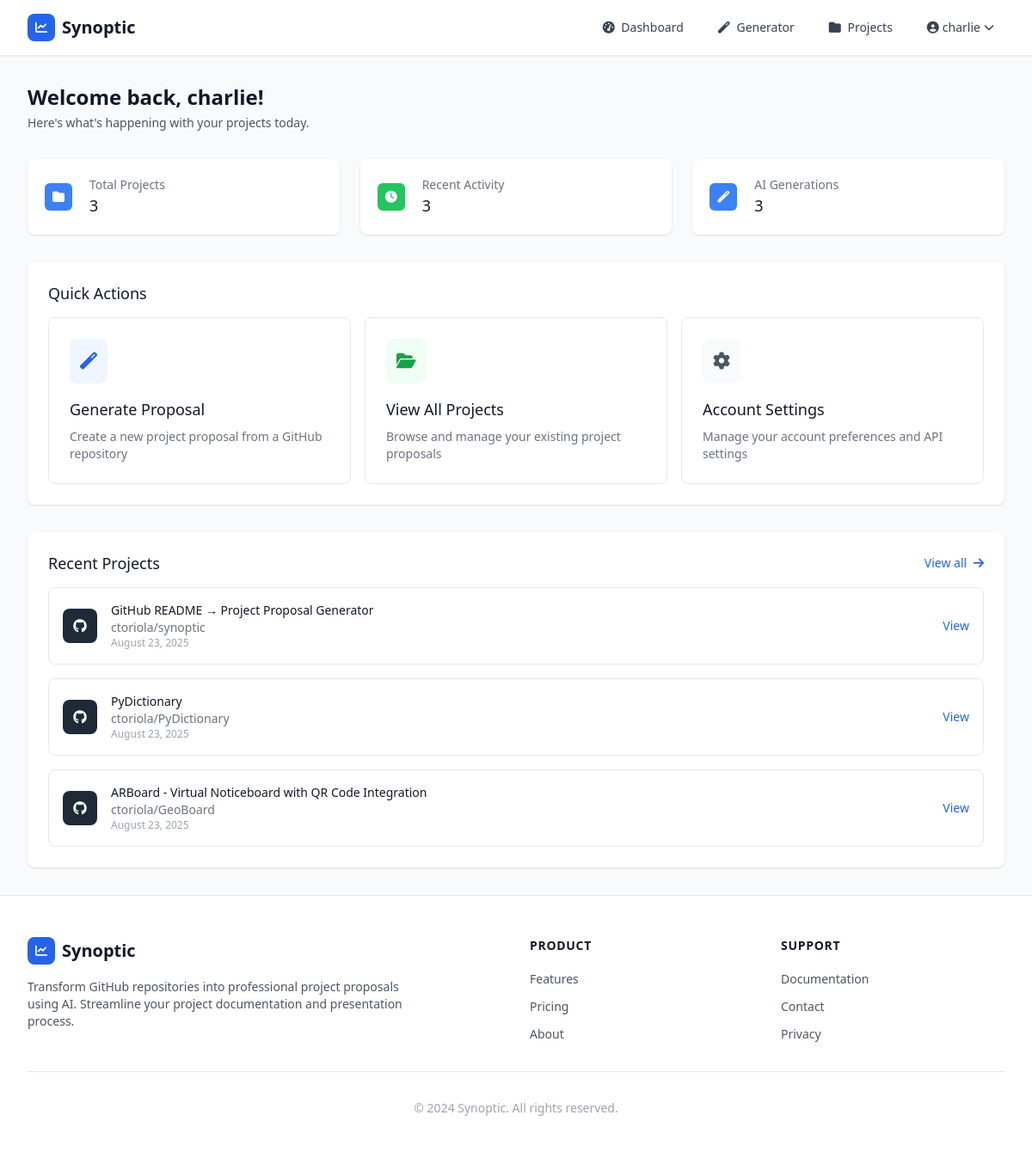
Screenshot of /dashboard/ (signed in) with the database file from the repository.
### models.py (models this page shows, shortened)
class User(UserMixin, db.Model):
    id = db.Column(db.Integer, primary_key=True)
    username = db.Column(db.String(80), unique=True, nullable=False)
    email = db.Column(db.String(120), unique=True, nullable=False)
    password_hash = db.Column(db.String(255), nullable=False)
    created_at = db.Column(db.DateTime, default=datetime.utcnow)
    is_admin = db.Column(db.Boolean, default=False)
    is_active = db.Column(db.Boolean, default=True)
    projects = db.relationship('Project', backref='user', lazy=True, cascade='all, delete-orphan')
    @property
    def project_count(self):
        return len(self.projects)

class Project(db.Model):
    id = db.Column(db.Integer, primary_key=True)
    title = db.Column(db.String(200), nullable=False)
    repo_url = db.Column(db.String(500), nullable=False)
    repo_owner = db.Column(db.String(100), nullable=False)
    repo_name = db.Column(db.String(100), nullable=False)
    proposal_data_json = db.Column(db.Text)
    introduction = db.Column(db.Text)
    problem_statement = db.Column(db.Text)
    solution = db.Column(db.Text)
    target_audience = db.Column(db.Text)
    technology_stack = db.Column(db.Text)
    future_scope = db.Column(db.Text)
    created_at = db.Column(db.DateTime, default=datetime.utcnow)
    updated_at = db.Column(db.DateTime, default=datetime.utcnow, onupdate=datetime.utcnow)
    user_id = db.Column(db.Integer, db.ForeignKey('user.id'), nullable=False)
    @property
    def proposal_data(self):
        """Get proposal data as a dictionary"""
        if self.proposal_data_json:
            try:
                return json.loads(self.proposal_data_json)
            except json.JSONDecodeError:
                return None
        return None

### dashboard.py (the view)
@dashboard_bp.route('/')
@login_required
def index():
    recent_projects = Project.query.filter_by(user_id=current_user.id)\
                           .order_by(Project.updated_at.desc())\
                           .limit(5).all()
    stats = {
        'total_projects': current_user.project_count,
        'recent_count': len(recent_projects)
    }
    return render_template('dashboard/index.html',
                         recent_projects=recent_projects,
                         stats=stats)

### templates/dashboard/index.html (shortened to what this page needs)
{% extends "base.html" %}
{% block content %}
<div class="max-w-7xl mx-auto px-4 sm:px-6 lg:px-8 py-8">
    <div class="mb-8">
        <h1 class="text-2xl font-bold text-gray-900">Welcome back, {{ current_user.username }}!</h1>
        <p class="mt-1 text-sm text-gray-600">Here's what's happening with your projects today.</p>
    </div>
    <div class="grid grid-cols-1 md:grid-cols-3 gap-6 mb-8">
        <div class="bg-white overflow-hidden shadow rounded-lg">
            <div class="p-5">
                <div class="flex items-center">
                    <div class="flex-shrink-0">
                        <div class="w-8 h-8 bg-primary-500 rounded-md flex items-center justify-center">
                            <i class="fas fa-folder text-white text-sm"></i>
                        </div>
                    </div>
                    <div class="ml-5 w-0 flex-1">
                        <dl>
                            <dt class="text-sm font-medium text-gray-500 truncate">Total Projects</dt>
                            <dd class="text-lg font-medium text-gray-900">{{ stats.total_projects }}</dd>
                        </dl>
                    </div>
                </div>
            </div>
        </div>
        <div class="bg-white overflow-hidden shadow rounded-lg">
            <div class="p-5">
                <div class="flex items-center">
                    <div class="flex-shrink-0">
                        <div class="w-8 h-8 bg-green-500 rounded-md flex items-center justify-center">
                            <i class="fas fa-clock text-white text-sm"></i>
                        </div>
                    </div>
                    <div class="ml-5 w-0 flex-1">
                        <dl>
                            <dt class="text-sm font-medium text-gray-500 truncate">Recent Activity</dt>
                            <dd class="text-lg font-medium text-gray-900">{{ stats.recent_count }}</dd>
                        </dl>
                    </div>
                </div>
            </div>
        </div>
        <div class="bg-white overflow-hidden shadow rounded-lg">
            <div class="p-5">
                <div class="flex items-center">
                    <div class="flex-shrink-0">
                        <div class="w-8 h-8 bg-blue-500 rounded-md flex items-center justify-center">
                            <i class="fas fa-magic text-white text-sm"></i>
                        </div>
                    </div>
                    <div class="ml-5 w-0 flex-1">
                        <dl>
                            <dt class="text-sm font-medium text-gray-500 truncate">AI Generations</dt>
                            <dd class="text-lg font-medium text-gray-900">{{ stats.total_projects }}</dd>
                        </dl>
                    </div>
                </div>
            </div>
        </div>
    </div>
    <div class="bg-white shadow rounded-lg mb-8">
        <div class="px-4 py-5 sm:p-6">
            <h3 class="text-lg leading-6 font-medium text-gray-900 mb-4">Quick Actions</h3>
            <div class="grid grid-cols-1 sm:grid-cols-2 lg:grid-cols-3 gap-4">
                <a href="{{ url_for('dashboard.generator') }}"
                   class="relative group bg-white p-6 focus-within:ring-2 focus-within:ring-inset focus-within:ring-primary-500 border border-gray-200 rounded-lg hover:border-primary-300 transition-colors">
                    <div>
                        <span class="rounded-lg inline-flex p-3 bg-primary-50 text-primary-600 ring-4 ring-white">
                            <i class="fas fa-magic text-xl"></i>
                        </span>
                    </div>
                    <div class="mt-4">
                        <h3 class="text-lg font-medium text-gray-900">
                            Generate Proposal
                        </h3>
                        <p class="mt-2 text-sm text-gray-500">
                            Create a new project proposal from a GitHub repository
                        </p>
                    </div>
                </a>
                <a href="{{ url_for('dashboard.projects') }}"
                   class="relative group bg-white p-6 focus-within:ring-2 focus-within:ring-inset focus-within:ring-primary-500 border border-gray-200 rounded-lg hover:border-primary-300 transition-colors">
                    <div>
                        <span class="rounded-lg inline-flex p-3 bg-green-50 text-green-600 ring-4 ring-white">
                            <i class="fas fa-folder-open text-xl"></i>
                        </span>
                    </div>
                    <div class="mt-4">
                        <h3 class="text-lg font-medium text-gray-900">
                            View All Projects
                        </h3>
                        <p class="mt-2 text-sm text-gray-500">
                            Browse and manage your existing project proposals
                        </p>
                    </div>
                </a>
                <a href="{{ url_for('dashboard.settings') }}"
                   class="relative group bg-white p-6 focus-within:ring-2 focus-within:ring-inset focus-within:ring-primary-500 border border-gray-200 rounded-lg hover:border-primary-300 transition-colors">
                    <div>
                        <span class="rounded-lg inline-flex p-3 bg-gray-50 text-gray-600 ring-4 ring-white">
                            <i class="fas fa-cog text-xl"></i>
                        </span>
                    </div>
                    <div class="mt-4">
                        <h3 class="text-lg font-medium text-gray-900">
                            Account Settings
                        </h3>
                        <p class="mt-2 text-sm text-gray-500">
                            Manage your account preferences and API settings
                        </p>
                    </div>
                </a>
            </div>
        </div>
    </div>
    {% if recent_projects %}
    <div class="bg-white shadow rounded-lg">
        <div class="px-4 py-5 sm:p-6">
            <div class="flex items-center justify-between mb-4">
                <h3 class="text-lg leading-6 font-medium text-gray-900">Recent Projects</h3>
                <a href="{{ url_for('dashboard.projects') }}" class="text-sm text-primary-600 hover:text-primary-500">
                    View all <i class="fas fa-arrow-right ml-1"></i>
                </a>
            </div>
            <div class="space-y-4">
                {% for project in recent_projects %}
                <div class="flex items-center justify-between p-4 border border-gray-200 rounded-lg hover:border-primary-300 transition-colors">
                    <div class="flex items-center space-x-4">
                        <div class="flex-shrink-0">
                            <div class="w-10 h-10 bg-gray-800 rounded-lg flex items-center justify-center">
                                <i class="fab fa-github text-white"></i>
                            </div>
                        </div>
                        <div>
                            <h4 class="text-sm font-medium text-gray-900">{{ project.title }}</h4>
                            <p class="text-sm text-gray-500">{{ project.repo_owner }}/{{ project.repo_name }}</p>
                            <p class="text-xs text-gray-400">{{ project.created_at.strftime('%B %d, %Y') }}</p>
                        </div>
                    </div>
                    <div class="flex items-center space-x-2">
                        <a href="{{ url_for('dashboard.project_detail', project_id=project.id) }}"
                           class="text-primary-600 hover:text-primary-500 text-sm font-medium">
                            View
                        </a>
                    </div>
                </div>
                {% endfor %}
            </div>
        </div>
    </div>
    {% endif %}
</div>
{% endblock %}

### templates/base.html (shortened to what this page needs)
<!DOCTYPE html>
<html lang="en">
<head>
    <script src="https://cdn.tailwindcss.com"></script>
    <link rel="stylesheet" href="{{ url_for('static', filename='css/main.css') }}">
    <link rel="stylesheet" href="https://cdnjs.cloudflare.com/ajax/libs/font-awesome/6.4.0/css/all.min.css">
</head>
<body class="bg-gray-50 min-h-screen">
    <nav class="bg-white shadow-sm border-b border-gray-200">
        <div class="max-w-7xl mx-auto px-4 sm:px-6 lg:px-8">
            <div class="flex justify-between h-16">
                <div class="flex items-center">
                    <a href="{{ url_for('main.index') }}" class="flex items-center space-x-2">
                        <div class="w-8 h-8 bg-primary-600 rounded-lg flex items-center justify-center">
                            <i class="fas fa-chart-line text-white text-sm"></i>
                        </div>
                        <span class="text-xl font-bold text-gray-900">Synoptic</span>
                    </a>
                </div>
                <div class="flex items-center space-x-4">
                    {% if current_user.is_authenticated %}
                        <a href="{{ url_for('dashboard.index') }}" class="text-gray-700 hover:text-primary-600 px-3 py-2 rounded-md text-sm font-medium">
                            <i class="fas fa-tachometer-alt mr-1"></i> Dashboard
                        </a>
                        <a href="{{ url_for('dashboard.generator') }}" class="text-gray-700 hover:text-primary-600 px-3 py-2 rounded-md text-sm font-medium">
                            <i class="fas fa-magic mr-1"></i> Generator
                        </a>
                        <a href="{{ url_for('dashboard.projects') }}" class="text-gray-700 hover:text-primary-600 px-3 py-2 rounded-md text-sm font-medium">
                            <i class="fas fa-folder mr-1"></i> Projects
                        </a>
                        <div class="relative group">
                            <button class="flex items-center space-x-1 text-gray-700 hover:text-primary-600 px-3 py-2 rounded-md text-sm font-medium">
                                <i class="fas fa-user-circle"></i>
                                <span>{{ current_user.username }}</span>
                                <i class="fas fa-chevron-down text-xs"></i>
                            </button>
                        </div>
                    {% endif %}
                </div>
            </div>
        </div>
    </nav>
    <main>
        {% block content %}{% endblock %}
    </main>
    <footer class="bg-white border-t border-gray-200 mt-auto">
        <div class="max-w-7xl mx-auto py-12 px-4 sm:px-6 lg:px-8">
            <div class="grid grid-cols-1 md:grid-cols-4 gap-8">
                <div class="col-span-1 md:col-span-2">
                    <div class="flex items-center space-x-2 mb-4">
                        <div class="w-8 h-8 bg-primary-600 rounded-lg flex items-center justify-center">
                            <i class="fas fa-chart-line text-white text-sm"></i>
                        </div>
                        <span class="text-xl font-bold text-gray-900">Synoptic</span>
                    </div>
                    <p class="text-gray-600 text-sm max-w-md">
                        Transform GitHub repositories into professional project proposals using AI.
                        Streamline your project documentation and presentation process.
                    </p>
                </div>
                <div>
                    <h3 class="text-sm font-semibold text-gray-900 tracking-wider uppercase mb-4">Product</h3>
                    <ul class="space-y-2">
                        <li><a href="{{ url_for('main.features') }}" class="text-gray-600 hover:text-primary-600 text-sm">Features</a></li>
                        <li><a href="{{ url_for('main.pricing') }}" class="text-gray-600 hover:text-primary-600 text-sm">Pricing</a></li>
                        <li><a href="{{ url_for('main.about') }}" class="text-gray-600 hover:text-primary-600 text-sm">About</a></li>
                    </ul>
                </div>
                <div>
                    <h3 class="text-sm font-semibold text-gray-900 tracking-wider uppercase mb-4">Support</h3>
                    <ul class="space-y-2">
                        <li><a href="#" class="text-gray-600 hover:text-primary-600 text-sm">Documentation</a></li>
                        <li><a href="#" class="text-gray-600 hover:text-primary-600 text-sm">Contact</a></li>
                        <li><a href="#" class="text-gray-600 hover:text-primary-600 text-sm">Privacy</a></li>
                    </ul>
                </div>
            </div>
            <div class="mt-8 pt-8 border-t border-gray-200">
                <p class="text-center text-gray-400 text-sm">
                    © 2024 Synoptic. All rights reserved.
                </p>
            </div>
        </div>
    </footer>
</body>
</html>

### static/css/main.css (style rules this page uses)
:root { --primary-50: #eff6ff; --primary-100: #dbeafe; --primary-200: #bfdbfe; --primary-300: #93c5fd; --primary-400: #60a5fa; --primary-500: #3b82f6; --primary-600: #2563eb; --primary-700: #1d4ed8; --primary-800: #1e40af; --primary-900: #1e3a8a; }
.bg-primary-50 { background-color: var(--primary-50); }
.bg-primary-500 { background-color: var(--primary-500); }
.bg-primary-600 { background-color: var(--primary-600); }
.text-primary-600 { color: var(--primary-600); }

### rows the page displays
User: username "charlie"
Project: title "GitHub README → Project Proposal Generator", repo_owner "ctoriola", repo_name "synoptic", created_at "August 23, 2025"
Project: title "PyDictionary", repo_owner "ctoriola", repo_name "PyDictionary", created_at "August 23, 2025"
Project: title "ARBoard - Virtual Noticeboard with QR Code Integration", repo_owner "ctoriola", repo_name "GeoBoard", created_at "August 23, 2025"

### other values shown
{{ stats.total_projects }} "3"
{{ stats.recent_count }} "3"
